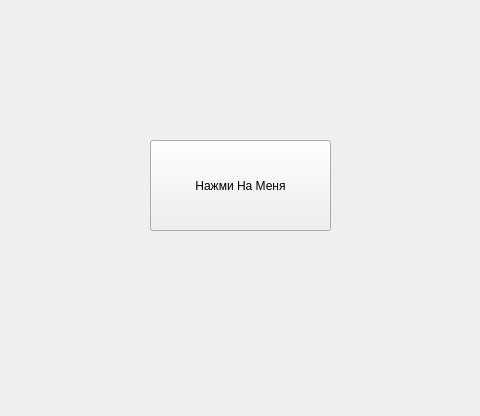
<?xml version="1.0" encoding="UTF-8"?>
<ui version="4.0">
 <class>Form</class>
 <widget class="QWidget" name="Form">
  <property name="geometry">
   <rect>
    <x>0</x>
    <y>0</y>
    <width>480</width>
    <height>416</height>
   </rect>
  </property>
  <property name="windowTitle">
   <string>Form</string>
  </property>
  <widget class="QPushButton" name="pushButton">
   <property name="geometry">
    <rect>
     <x>150</x>
     <y>140</y>
     <width>181</width>
     <height>91</height>
    </rect>
   </property>
   <property name="text">
    <string>Нажми На Меня</string>
   </property>
  </widget>
 </widget>
 <resources/>
 <connections/>
</ui>
